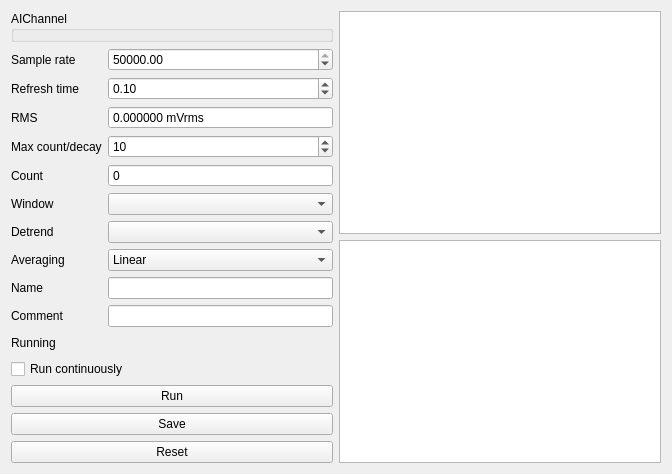
<?xml version="1.0" encoding="UTF-8"?>
<ui version="4.0">
 <class>Form</class>
 <widget class="QWidget" name="Form">
  <property name="geometry">
   <rect>
    <x>0</x>
    <y>0</y>
    <width>672</width>
    <height>439</height>
   </rect>
  </property>
  <property name="windowTitle">
   <string>Form</string>
  </property>
  <layout class="QHBoxLayout" name="horizontalLayout_2">
   <item>
    <layout class="QHBoxLayout" name="horizontalLayout">
     <item>
      <layout class="QVBoxLayout" name="verticalLayout">
       <item>
        <widget class="QGroupBox" name="aiChannelGroupBox">
         <property name="title">
          <string>AIChannel</string>
         </property>
        </widget>
       </item>
       <item>
        <layout class="QFormLayout" name="formLayout">
         <property name="fieldGrowthPolicy">
          <enum>QFormLayout::AllNonFixedFieldsGrow</enum>
         </property>
         <item row="0" column="0">
          <widget class="QLabel" name="label">
           <property name="text">
            <string>Sample rate</string>
           </property>
          </widget>
         </item>
         <item row="0" column="1">
          <widget class="QDoubleSpinBox" name="sampleRateSb">
           <property name="minimum">
            <double>1.000000000000000</double>
           </property>
           <property name="maximum">
            <double>50000.000000000000000</double>
           </property>
           <property name="value">
            <double>50000.000000000000000</double>
           </property>
          </widget>
         </item>
         <item row="1" column="0">
          <widget class="QLabel" name="label_2">
           <property name="text">
            <string>Refresh time</string>
           </property>
          </widget>
         </item>
         <item row="1" column="1">
          <widget class="QDoubleSpinBox" name="refreshTimeSb">
           <property name="value">
            <double>0.100000000000000</double>
           </property>
          </widget>
         </item>
         <item row="2" column="0">
          <widget class="QLabel" name="label_3">
           <property name="text">
            <string>RMS</string>
           </property>
          </widget>
         </item>
         <item row="2" column="1">
          <widget class="QDoubleSpinBox" name="rmsSb">
           <property name="readOnly">
            <bool>true</bool>
           </property>
           <property name="buttonSymbols">
            <enum>QAbstractSpinBox::NoButtons</enum>
           </property>
           <property name="suffix">
            <string> mVrms</string>
           </property>
           <property name="decimals">
            <number>6</number>
           </property>
           <property name="maximum">
            <double>1000.000000000000000</double>
           </property>
           <property name="singleStep">
            <double>0.000001000000000</double>
           </property>
          </widget>
         </item>
         <item row="3" column="0">
          <widget class="QLabel" name="label_4">
           <property name="text">
            <string>Max count/decay</string>
           </property>
          </widget>
         </item>
         <item row="3" column="1">
          <widget class="QSpinBox" name="maxCountSb">
           <property name="maximum">
            <number>10000</number>
           </property>
           <property name="value">
            <number>10</number>
           </property>
          </widget>
         </item>
         <item row="4" column="0">
          <widget class="QLabel" name="label_6">
           <property name="text">
            <string>Count</string>
           </property>
          </widget>
         </item>
         <item row="4" column="1">
          <widget class="QSpinBox" name="countSb">
           <property name="readOnly">
            <bool>true</bool>
           </property>
           <property name="buttonSymbols">
            <enum>QAbstractSpinBox::NoButtons</enum>
           </property>
           <property name="keyboardTracking">
            <bool>false</bool>
           </property>
           <property name="maximum">
            <number>999999999</number>
           </property>
          </widget>
         </item>
         <item row="5" column="0">
          <widget class="QLabel" name="label_7">
           <property name="text">
            <string>Window</string>
           </property>
          </widget>
         </item>
         <item row="5" column="1">
          <widget class="QComboBox" name="windowCombo"/>
         </item>
         <item row="6" column="0">
          <widget class="QLabel" name="label_8">
           <property name="text">
            <string>Detrend</string>
           </property>
          </widget>
         </item>
         <item row="6" column="1">
          <widget class="QComboBox" name="detrendCombo"/>
         </item>
         <item row="7" column="0">
          <widget class="QLabel" name="label_9">
           <property name="text">
            <string>Averaging</string>
           </property>
          </widget>
         </item>
         <item row="7" column="1">
          <widget class="QComboBox" name="averagingCombo">
           <item>
            <property name="text">
             <string>Linear</string>
            </property>
           </item>
           <item>
            <property name="text">
             <string>Exponential</string>
            </property>
           </item>
          </widget>
         </item>
         <item row="8" column="0">
          <widget class="QLabel" name="label_5">
           <property name="text">
            <string>Name</string>
           </property>
          </widget>
         </item>
         <item row="8" column="1">
          <widget class="QLineEdit" name="nameLe"/>
         </item>
         <item row="9" column="1">
          <widget class="QLineEdit" name="commentLe"/>
         </item>
         <item row="9" column="0">
          <widget class="QLabel" name="label_10">
           <property name="text">
            <string>Comment</string>
           </property>
          </widget>
         </item>
         <item row="10" column="1">
          <widget class="LedIndicator" name="runningLed">
           <property name="minimumSize">
            <size>
             <width>0</width>
             <height>20</height>
            </size>
           </property>
           <property name="color" stdset="0">
            <color>
             <red>255</red>
             <green>255</green>
             <blue>0</blue>
            </color>
           </property>
          </widget>
         </item>
         <item row="10" column="0">
          <widget class="QLabel" name="label_11">
           <property name="text">
            <string>Running</string>
           </property>
          </widget>
         </item>
        </layout>
       </item>
       <item>
        <widget class="QCheckBox" name="runContinuouslyCb">
         <property name="text">
          <string>Run continuously</string>
         </property>
        </widget>
       </item>
       <item>
        <widget class="QPushButton" name="runPb">
         <property name="text">
          <string>Run</string>
         </property>
        </widget>
       </item>
       <item>
        <widget class="QPushButton" name="savePb">
         <property name="text">
          <string>Save</string>
         </property>
        </widget>
       </item>
       <item>
        <spacer name="verticalSpacer">
         <property name="orientation">
          <enum>Qt::Vertical</enum>
         </property>
         <property name="sizeHint" stdset="0">
          <size>
           <width>20</width>
           <height>40</height>
          </size>
         </property>
        </spacer>
       </item>
       <item>
        <widget class="QPushButton" name="resetPb">
         <property name="text">
          <string>Reset</string>
         </property>
        </widget>
       </item>
      </layout>
     </item>
     <item>
      <layout class="QVBoxLayout" name="verticalLayout_2">
       <item>
        <widget class="PlotWidget" name="plot"/>
       </item>
       <item>
        <widget class="PlotWidget" name="spectrumPlot"/>
       </item>
      </layout>
     </item>
    </layout>
   </item>
  </layout>
 </widget>
 <customwidgets>
  <customwidget>
   <class>LedIndicator</class>
   <extends>QWidget</extends>
   <header>LabWidgets.Indicators</header>
  </customwidget>
  <customwidget>
   <class>PlotWidget</class>
   <extends>QGraphicsView</extends>
   <header>pyqtgraph</header>
  </customwidget>
 </customwidgets>
 <resources/>
 <connections/>
</ui>
